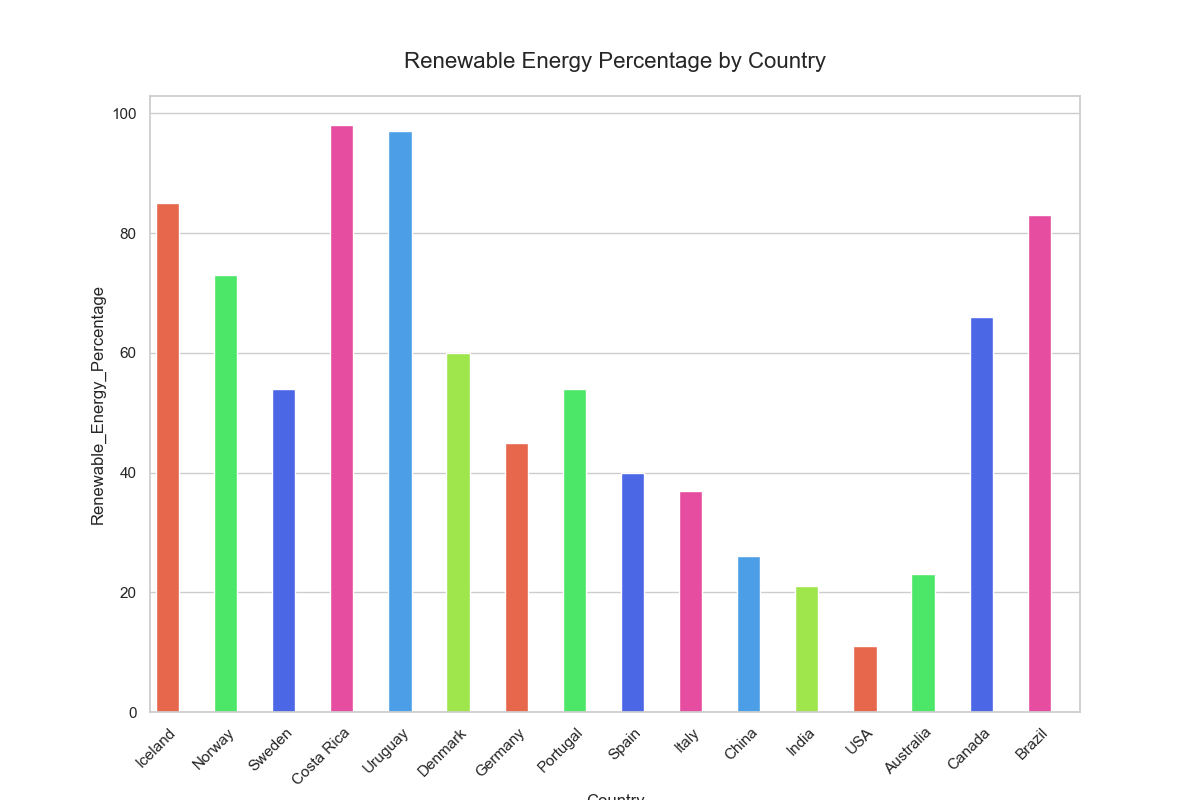

Python code for this plot:

import seaborn as sns
import matplotlib.pyplot as plt
import pandas as pd

# Generate the data
data = {
    'Country': ["Iceland", "Norway", "Sweden", "Costa Rica", "Uruguay", "Denmark", 
                "Germany", "Portugal", "Spain", "Italy", "China", "India", "USA", 
                "Australia", "Canada", "Brazil"],
    'Renewable_Energy_Percentage': [85, 73, 54, 98, 97, 60, 45, 54, 40, 37, 26, 21, 11, 23, 66, 83]
}

# Create a DataFrame
df = pd.DataFrame(data)

# Set the aesthetic style of the plots
sns.set_style('whitegrid')

# Create the bar chart
plt.figure(figsize=(12, 8))  # Change width and height of the chart
ax = sns.barplot(x='Country', y='Renewable_Energy_Percentage', data=df, palette=['#ff5733', '#33ff57', '#3357ff', 
                                                                                 '#ff33a1', '#33a1ff', '#a1ff33',
                                                                                 '#ff5733', '#33ff57', '#3357ff',
                                                                                 '#ff33a1', '#33a1ff', '#a1ff33',
                                                                                 '#ff5733', '#33ff57', '#3357ff',
                                                                                 '#ff33a1'])

# Modify the width of bars
for bar in ax.patches:
    bar.set_width(0.4)

# Set the title
ax.set_title('Renewable Energy Percentage by Country', fontsize=16, pad=20)

# Rotate x-axis labels for better readability
ax.set_xticklabels(ax.get_xticklabels(), rotation=45, ha='right')

# Show the plot
plt.show()
